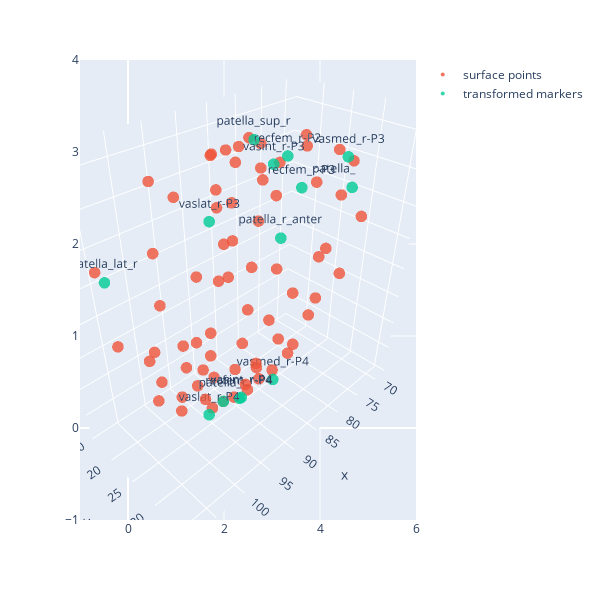

Notebook code for this chart:
### Code cell
# display patella result together with point names
import plotly.graph_objects as go
import plotly.express as px

fig = px.scatter(width=600, height=600)

fig.add_trace(go.Scatter3d(x=ptlr_pts[:,0], y=ptlr_pts[:,1], z=ptlr_pts[:,2], 
                           marker=dict(size=4, opacity=0.8), name = 'surface points', mode = 'markers'))

fig.add_trace(go.Scatter3d(x=patella_r_result[:,0], y=patella_r_result[:,1],  z=patella_r_result[:,2], 
                           marker=dict(size=4,opacity=0.8),
                            mode = 'markers + text',
                            text=patella_r_osim_mark_mscl.index,
                            textposition="top center", name = 'transformed markers'))

fig.update_scenes(aspectmode="data" )
fig.show()

### Figure 1 — Plotly figure (JSON) as saved in the notebook; plotly's stock layout.template omitted (floating-point values rounded to 4 significant figures)
{"data": [{"hovertemplate": "<extra></extra>", "legendgroup": "", "marker": {"color": "#636efa", "symbol": "circle"}, "mode": "markers", "name": "", "orientation": "v", "showlegend": false, "type": "scatter", "xaxis": "x", "yaxis": "y"}, {"marker": {"opacity": 0.8, "size": 4}, "mode": "markers", "name": "surface points", "type": "scatter3d", "x": [87.21, 78.22, 71.9, 70.51, 73.9, 78.7, 81.11, 85.32, 91.64, 82.36, 78.34, 77.41, 79.22, 82.21, 84.38, 87.55, 86.61, 85.84, 86.18, 86.94, 88.15, 89.2, 90.43, 89.33, 91.56, 93.43, 94.12, 94.16, 93.75, 92.85, 91.58, 97.19, 101.9, 101.8, 99.83, 98.88, 96.23, 92.52, 100.3, 107.6, 106.5, 102.7, 102.1, 98.81, 90.44, 94.08, 96.68, 96.82, 98.18, 97.99, 96.07, 88.0, 88.94, 89.17, 89.86, 92.37, 92.65, 92.5, 86.09, 86.6, 87.77, 88.24, 87.31, 88.1, 89.41, 82.07, 79.48, 79.9, 81.56, 81.87, 83.56, 86.61], "y": [24.86, 25.98, 26.71, 26.78, 26.25, 25.6, 25.22, 24.65, 23.8, 29.52, 33.45, 34.85, 33.78, 31.48, 29.96, 27.33, 29.17, 33.97, 36.24, 35.94, 33.86, 31.36, 27.8, 28.82, 33.22, 35.29, 35.0, 33.07, 30.77, 27.49, 27.15, 30.15, 32.08, 31.24, 29.6, 28.52, 26.66, 24.14, 23.06, 21.94, 21.99, 22.46, 22.47, 22.87, 21.91, 18.82, 16.9, 17.4, 16.74, 17.4, 19.48, 21.73, 20.81, 22.21, 21.7, 15.8, 16.53, 18.84, 21.98, 21.11, 22.39, 21.91, 16.46, 17.13, 19.24, 21.81, 19.84, 19.52, 19.82, 19.31, 19.75, 21.18], "z": [341.4, 339.7, 336.3, 329.2, 320.2, 315.6, 307.9, 304.3, 300.9, 340.3, 338.5, 331.4, 323.2, 316.6, 310.0, 305.3, 339.5, 338.4, 331.1, 324.3, 316.4, 310.9, 305.4, 339.5, 338.4, 331.2, 324.4, 316.5, 310.9, 305.4, 340.3, 339.9, 332.6, 323.4, 316.8, 310.2, 305.2, 340.5, 339.6, 331.1, 319.9, 315.5, 307.9, 303.6, 339.5, 334.2, 326.5, 318.5, 310.5, 304.9, 301.9, 339.3, 331.7, 327.0, 321.3, 307.6, 303.7, 301.3, 339.3, 331.6, 327.0, 321.3, 307.6, 303.7, 301.3, 338.6, 332.2, 325.8, 318.9, 310.8, 305.2, 302.4]}, {"marker": {"opacity": 0.8, "size": 4}, "mode": "markers+text", "name": "transformed markers", "text": ["patella_r", "patella_sup_r", "patella_lat_r", "patella_med_r", "patella_r_anter", "recfem_r-P2", "recfem_r-P3", "recfem_r-P4", "vasint_r-P3", "vasint_r-P4", "vaslat_r-P3", "vaslat_r-P4", "vasmed_r-P3", "vasmed_r-P4"], "textposition": "top center", "type": "scatter3d", "x": [91.64, 86.81, 108.2, 68.79, 88.54, 88.65, 87.98, 91.76, 87.54, 91.46, 98.85, 97.04, 75.85, 85.56], "y": [23.8, 25.3, 24.83, 27.3, 31.44, 32.07, 33.66, 27.52, 29.08, 27.56, 30.86, 26.83, 30.9, 28.32], "z": [300.9, 341.1, 331.4, 330.0, 331.4, 341.6, 338.3, 304.4, 339.5, 304.4, 337.3, 304.5, 337.6, 304.5]}], "layout": {"height": 600, "legend": {"tracegroupgap": 0}, "margin": {"t": 60}, "scene": {"aspectmode": "data"}, "width": 600, "xaxis": {"anchor": "y", "domain": [0, 1]}, "yaxis": {"anchor": "x", "domain": [0, 1]}}}
